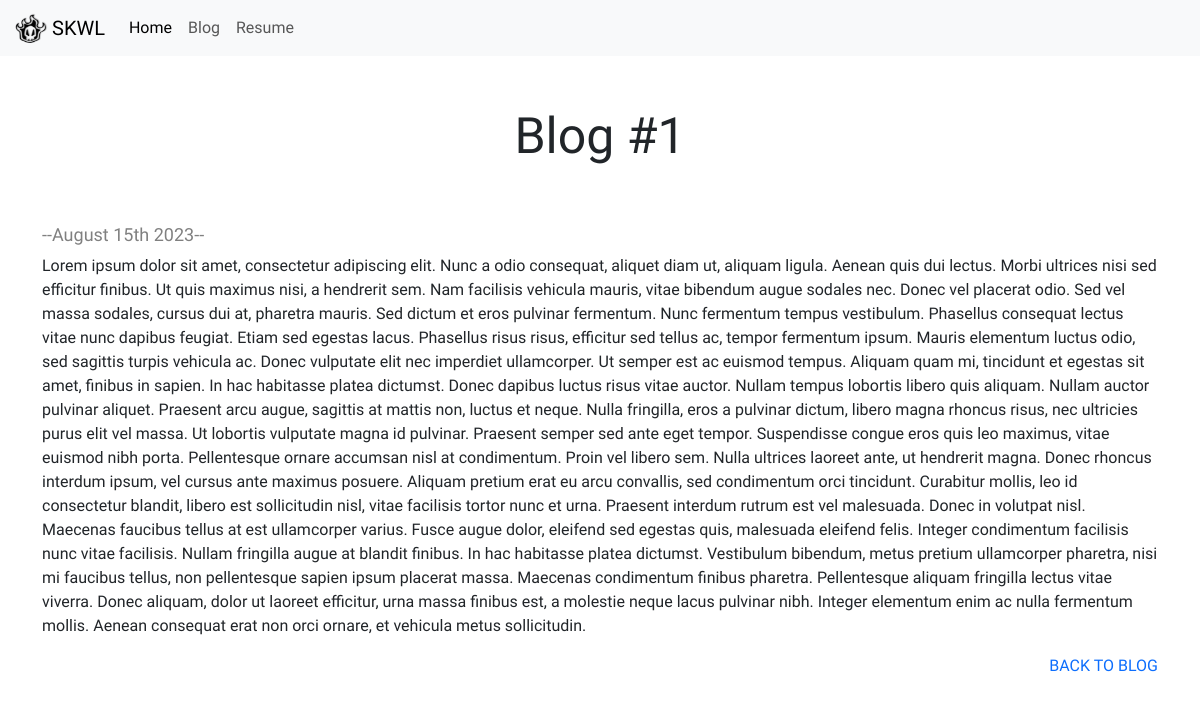
The page /blog/6/ on the database its author committed.
### blog/models.py (models this page shows, shortened)
class Blogs(models.Model):
    title = models.CharField(max_length=100)
    date = models.DateField()
    discriptions = models.TextField()

### blog/views.py (the view)
# urls.py: path('<int:blog_id>/', views.detail, name='detail'),
def detail(request, blog_id):
    blog = get_object_or_404(Blogs, pk=blog_id) # Функция пытается найти объект под нужным номером в БД
    return render(request, 'blog/detail.html', {'blog' : blog})

### blog/templates/blog/detail.html (shortened to what this page needs)
{% extends 'portfolio/base.html' %}
{% block content %}
<div class="container">
    <h1 class="h1-title">{{ blog.title }}</h1>
    <h2 class="h2-time">--{{ blog.date|date:'F jS Y' }}--</h2>
    <p>{{ blog.discriptions|safe }}</p>
    <a class="a-back" href="{% url 'blog:all_blogs' %}">Back to Blog</a>
    {% endblock %}

### portfolio/static/portfolio/custom.css (style rules this page uses)
html, body, p, h1, h2, h3 { font-family: 'Oswald', sans-serif; }
a { text-decoration: None; }
.h1-title { font-size:50px; text-align:center; padding-bottom:50px; padding-top:50px; }
.h2-time { font-size:18px; color:grey; }
.a-back { text-transform:uppercase; float:right; }

### rows shown on the page
Blogs: title "Blog #1", date "August 15th 2023", discriptions "Lorem ipsum dolor sit amet, consectetur adipiscing elit. Nunc a odio consequat, aliquet diam ut, aliquam ligula. Aenean quis dui lectus. Morbi ultrices nisi sed efficitur finibus. Ut quis maximus nisi, a hendrerit sem. Nam facilisis vehicula mauris, vitae bibendum augue sodales nec. Donec vel placerat odio. Sed vel massa sodales, cursus dui at, pharetra mauris. Sed dictum et eros pulvinar fermentum. Nunc fermentum tempus vestibulum. Phasellus consequat lectus vitae nunc dapibus feugiat. Etiam sed egestas lacus. Phasellus risus risus, efficitur sed tellus ac, tempor fermentum ipsum. Mauris elementum luctus odio, sed sagittis turpis vehicula ac. Donec vulputate elit nec imperdiet ullamcorper.…"
